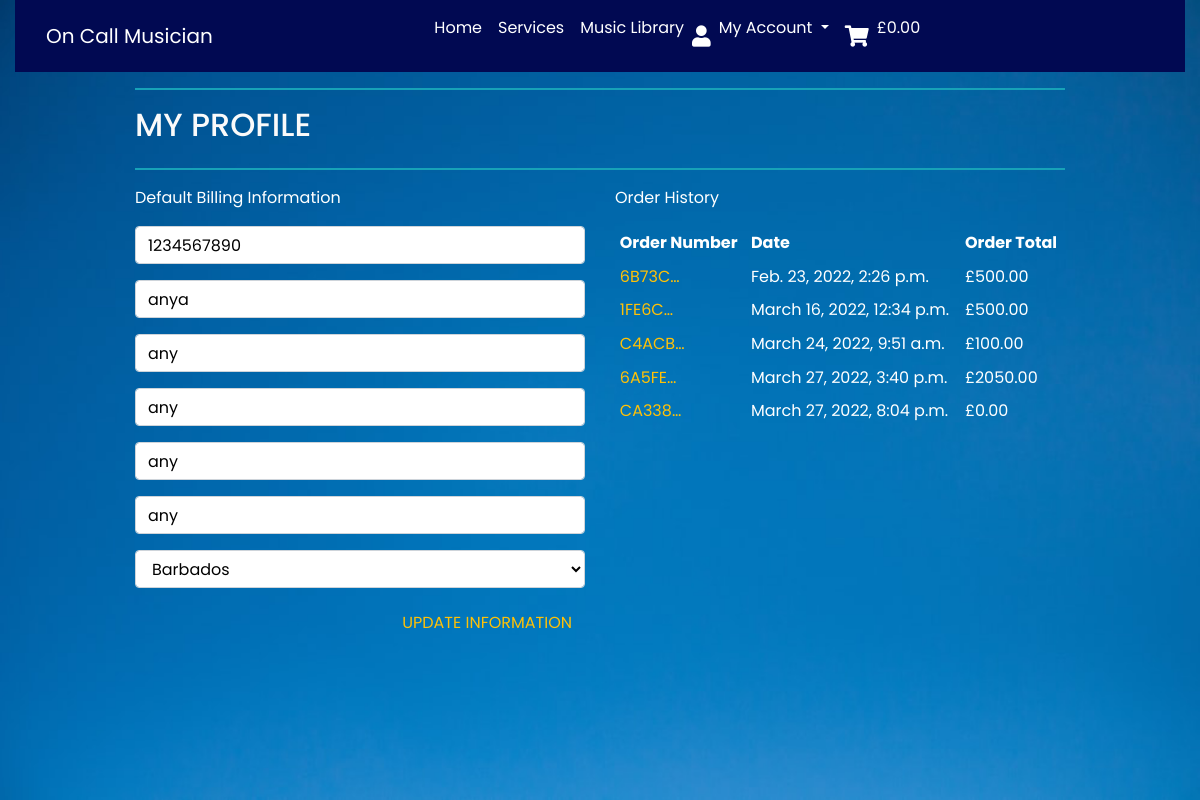
Page /profile/ (signed in) on the earlier database version.
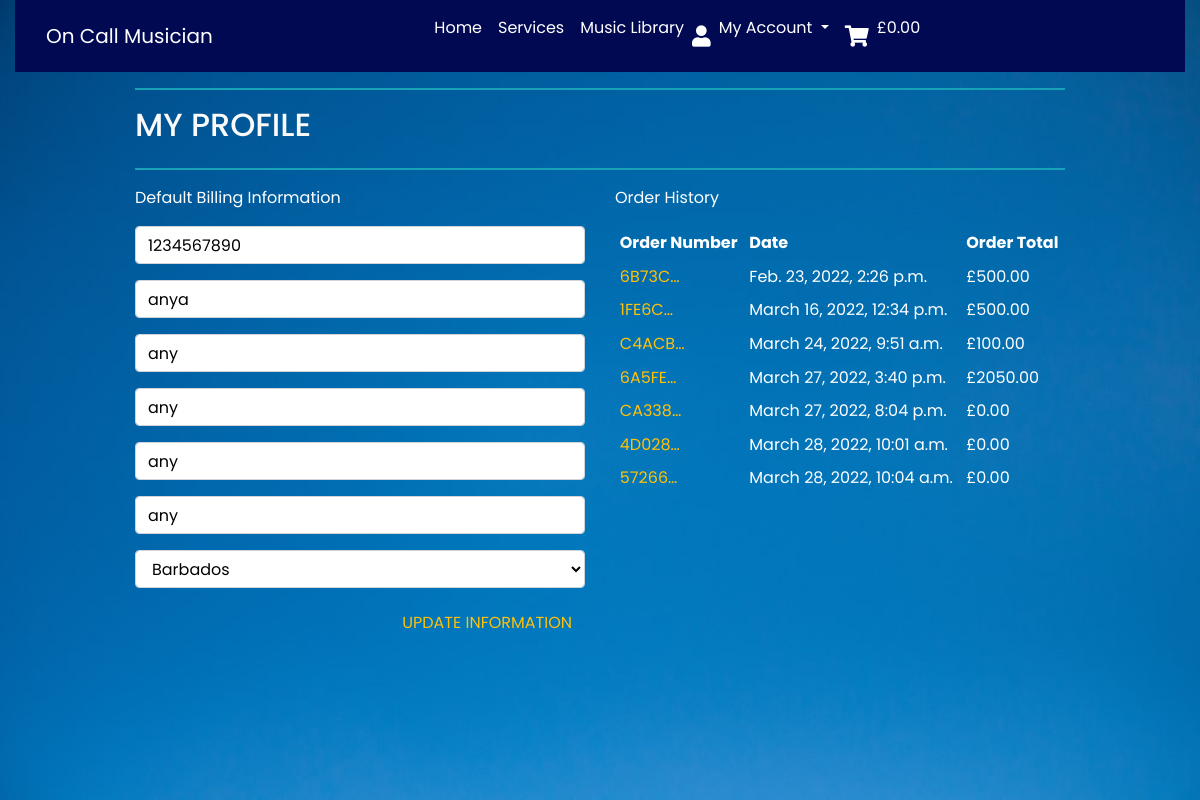
Same page on the later database version.
### profiles/models.py (models this page shows, shortened)
class UserProfile(models.Model):
    user = models.OneToOneField(User, on_delete=models.CASCADE)
    default_phone_number = models.CharField(max_length=20, null=True,
                                            blank=True)
    default_street_address1 = models.CharField(max_length=80, null=True,
                                               blank=True)
    default_street_address2 = models.CharField(max_length=80, null=True,
                                               blank=True)
    default_town_or_city = models.CharField(max_length=40, null=True,
                                            blank=True)
    default_county = models.CharField(max_length=80, null=True,
                                      blank=True)
    default_postcode = models.CharField(max_length=20, null=True,
                                        blank=True)
    default_country = CountryField(blank_label='Country', null=True,
                                   blank=True)

### checkout/models.py (models this page shows, shortened)
class Order(models.Model):
    order_number = models.CharField(max_length=32, null=False, editable=False)
    user_profile = models.ForeignKey(UserProfile, on_delete=models.SET_NULL,
                                     null=True, blank=True,
                                     related_name='orders')
    full_name = models.CharField(max_length=50, null=False, blank=False)
    email = models.EmailField(max_length=254, null=False, blank=False)
    phone_number = models.CharField(max_length=20, null=False, blank=False)
    country = CountryField(blank_label='Country *', null=False, blank=False)
    postcode = models.CharField(max_length=20, null=True, blank=True)
    town_or_city = models.CharField(max_length=40, null=False, blank=False)
    street_address1 = models.CharField(max_length=80, null=False, blank=False)
    street_address2 = models.CharField(max_length=80, null=True, blank=True)
    county = models.CharField(max_length=80, null=True, blank=True)
    date = models.DateTimeField(auto_now_add=True)
    order_total = models.DecimalField(max_digits=10, decimal_places=2,
                                      null=False, default=0)
    grand_total = models.DecimalField(max_digits=10, decimal_places=2,
                                      null=False, default=0)
    original_cart = models.TextField(null=False, blank=False, default='')
    stripe_pid = models.CharField(max_length=254, null=False, blank=False,
                                  default='')

### profiles/views.py (the view)
# urls.py: path('profile/', include('profiles.urls')),
@login_required
def profile(request):
    profile = get_object_or_404(UserProfile, user=request.user)
    if request.method == 'POST':
        form = UserProfileForm(request.POST, instance=profile)
        if form.is_valid():
            form.save()
            messages.success(request, 'Profile updated successfully')
        else:
            messages.error(request, 'Update failed. Please ensure'
                                    'the form is valid.')
    else:
        form = UserProfileForm(instance=profile)
    orders = profile.orders.all()
    template = 'profiles/profile.html'
    context = {
        'form': form,
        'orders': orders,
        'on_profile_page': True
    }
    return render(request, template, context)

### cart/contexts.py (called while the page is built, shortened)
def cart_contents(request):
    cart_items = []
    total = 0
    service_count = 0
    discount = 0
    cart = request.session.get('cart', {})
    if total < settings.TEN_PERCENT_DISCOUNT:
        discount = total * Decimal(settings.SINGLE_PRODUCT_COUNT)
        discount_delta = settings.TEN_PERCENT_DISCOUNT - total
    else:
        discount = 0
        discount_delta = 0
    grand_total = discount + total
    context = {
        'cart_items': cart_items,
        'total': total,
        'service_count': service_count,
        'discount': discount,
        'discount_delta': discount_delta,
        'ten_percent_discount': settings.TEN_PERCENT_DISCOUNT,
        'grand_total': grand_total,
    }
    return context

### profiles/templates/profiles/profile.html (shortened to what this page needs)
{% extends "base.html" %}
{% load static %}
{% block extra_css %}
<link rel="stylesheet" href="{% static 'profiles/css/profile.css' %}">
{% endblock %}
{% block content %}
<div class="overlay"></div>
<div class="container">
    <div class="row">
        <div class="col">
            <hr class="h-rule">
            <h2 class="logo-font mb-4">My Profile</h2>
            <hr class="h-rule">
        </div>
    </div>
    <div class="row">
        <div class="col-12 col-lg-6">
            <p class="text-white">Default Billing Information</p>
            <form class="mt-3" action="{% url 'profile' %}" method="POST" id="profile-update-form">
                {{ form|crispy }}
                <button class="btn btn-black rounded-0 text-uppercase text-warning float-right">Update Information</button>
            </form>
        </div>
        <div class="col-12 col-lg-6">
            <p class="text-white">Order History</p>
            <div class="order-history table-responsive">
                <table class="table table-sm table-borderless">
                    <thead class="text-white">
                        <tr>
                            <th >Order Number</th>
                            <th>Date</th>
                            <th>Order Total</th>
                        </tr>
                    </thead>
                    <tbody>
                        {% for order in orders %}
                            <tr class="text-white">
                                <td>
                                    <a href="{% url 'order_history' order.order_number %}"
                                    title="{{ order.order_number }}" class="text-warning">
                                        {{ order.order_number|truncatechars:6 }}
                                    </a>
                                </td>
                                <td>{{ order.date }}</td>
                                <td>£{{ order.grand_total }}</td>
                            </tr>
                        {% endfor %}
                    </tbody>
                </table>
            </div>
        </div>
    </div>
{% endblock %}

### templates/base.html (shortened to what this page needs)
{% load static %}
<!DOCTYPE html>
<html lang="en">
<head>
    {% block corecss %}
    <link rel="stylesheet" href="https://cdn.jsdelivr.net/npm/bootstrap@4.5.3/dist/css/bootstrap.min.css"
>
    <link rel="stylesheet" href="https://use.fontawesome.com/releases/v5.15.4/css/all.css"
>
    <link rel="stylesheet" href="{% static 'css/base.css' %}">
    {% endblock %}
    {% block extra_css %}
    {% endblock %}
</head>
<body>
    <header class="container-fluid ">
        <nav class="navbar navbar-expand-lg navbar-dark">
            <a class="navbar-brand col-12 col-lg-4 my-auto py-1 py-lg-0 text-center text-lg-left"
                href="{% url 'home' %}">On
                Call Musician</a>
            <div class="collapse navbar-collapse" id="navbarNavDropdown">
                <ul class="navbar-nav">
                    <li class="nav-item active">
                        <a class="nav-link" href="{% url 'home' %}">Home <span class="sr-only">(current)</span></a>
                    </li>
                    {% if request.user.is_authenticated %}
                    <li class="nav-item active">
                        <a class="nav-link" href="{% url 'services' %}">Services</a>
                    </li>
                    <li class="nav-item active">
                        <a class="nav-link" href="{% url 'music_library' %}">Music Library</a>
                    </li>
                    {% endif %}
                    {% if request.user.is_authenticated %}
                    <i class="fas fa-user fa-lg text-white"></i>
                    <li class="list-inline-item dropdown">
                        <a class="nav-link dropdown-toggle active" href="#" id="navbarDropdownMenuLink" role="button"
                            data-toggle="dropdown" aria-haspopup="true" aria-expanded="false">
                            My Account
                        </a>
                    </li>
                    {% endif %}
                {% if request.user.is_authenticated %}
                <i class="fas fa-shopping-cart fa-lg text-white "></i>
                <li class="list-inline-item dropdown">
                    <a class="{% if grand_total %}text-info font-weight-bold{% else %}text-black{% endif %} nav-link"
                        href="{% url 'view_cart' %}">
                        <p class="text-white cart-price ">
                            {% if grand_total %}
                            £{{ grand_total|floatformat:2 }}
                            {% else %}
                            £0.00
                            {% endif %}
                        </p>
                    </a>
                </li>
                {% endif %}
                </ul>
            </div>
        </nav>
    </header>
    {% block content %}
    {% endblock %}
</body>
</html>

### static/css/base.css (style rules this page uses)
html { height: 100%; }
body { background: url('/media/hannah-troupe-wL_w5t_OKtI-unsplash.jpg') no-repeat center center fixed; background-size: cover; color: rgb(250, 250, 250); font-family: 'Poppins', sans-serif; }
.overlay { height: 100%; width: 100%; top: 0; left: 0; position: fixed; background-image: url(/media/overlay.png); background-size: cover; z-index: -1; }
.h-rule { border: 1px solid #17a2b8; }
.navbar { background: rgb(1, 9, 82); max-width: 100%; }
.navbar-collapse { display: flex; align-items: center; }
.logo-font { text-transform: uppercase; }
.text-white { color: rgb(255, 255, 255) !important; }
@media (min-width: 1200px) { .container { max-width: 80%; } }
@media (min-width: 992px) { .fa-user { display: flex; align-items: center; justify-content: center; } }
@media (min-width: 992px) { .fa-shopping-cart { display: flex; align-items: center; justify-content: center; } }

### profiles/static/profiles/css/profile.css (style rules this page uses)
.order-history { max-height: 416px; overflow-y: auto; }
#profile-update-form .form-control { color: #000; }
#profile-update-form input::placeholder { color: #aab7c4; }
#id_default_country, #id_default_country option:not(:first-child) { color: #000; }

Differences in the rows shown:
added Order: order_number "4D028…", date "March 28, 2022, 10:01 a.m.", grand_total "0.00"
added Order: order_number "57266…", date "March 28, 2022, 10:04 a.m.", grand_total "0.00"
